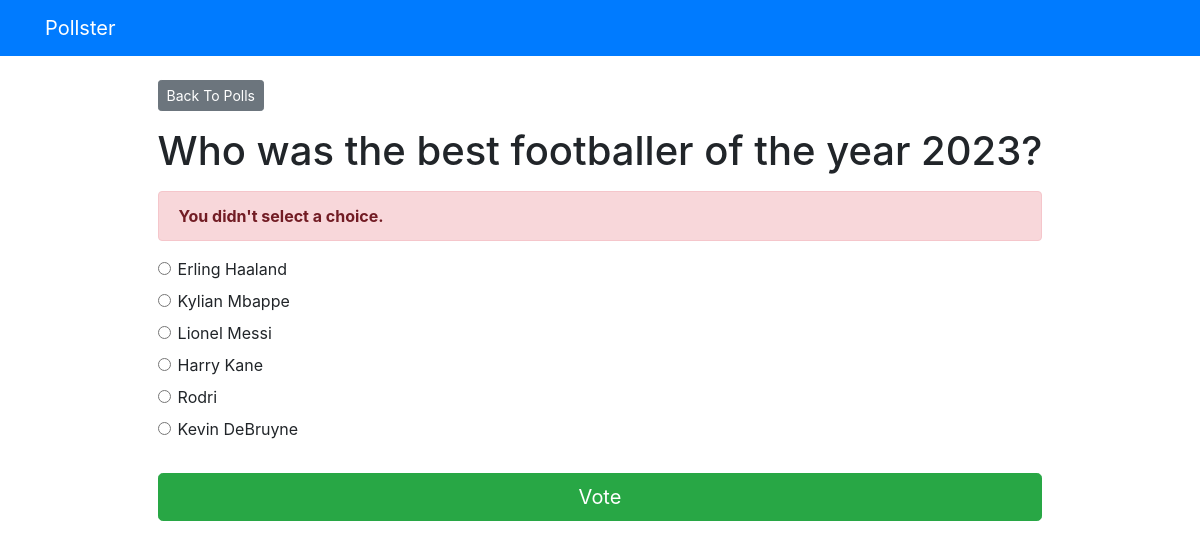
The page /polls/1/vote/ on the database its author committed.
### polls/models.py (models this page shows, shortened)
class Question(models.Model):
    question = models.CharField(max_length=200)
    published_date = models.DateTimeField('publishedDate')

class Choice(models.Model):
    question = models.ForeignKey(Question, on_delete=models.CASCADE)
    choice = models.CharField(max_length=200)
    votes = models.IntegerField(default=0)

### polls/views.py (the view)
# urls.py: path("<int:question_id>/vote/", views.vote, name="vote"),  # Voting page
def vote(request, question_id):
    question = get_object_or_404(Question, pk=question_id)
    try:
        selected_choice = question.choice_set.get(pk=request.POST["choice"])
    except (KeyError, Choice.DoesNotExist):
        return render(request, "polls/detail.html", {"question": question, "error_message": "You didn't select a choice."})
    else:
        selected_choice.votes += 1
        selected_choice.save()
        return HttpResponseRedirect(reverse("polls:results", args=(question.id,)))

### templates/polls/detail.html (shortened to what this page needs)
{% extends 'base.html' %}
{% block content %}
<a class="btn btn-secondary btn-sm mb-3" href="{% url 'polls:index' %}">Back To Polls</a>
<h1 class="text-center mb-3">{{ question.question }}</h1>
{% if error_message %}
<p class="alert alert-danger">
    <strong>{{ error_message }}</strong>
</p>
{% endif %}
<form action="{% url 'polls:vote' question.id %}" method="post">
    {% for choice in question.choice_set.all %}
    <div class="form-check">
        <input type="radio" name="choice" class="form-check-input" id="choice{{ forloop.counter }}"
            value="{{ choice.id }}" />
        <label for="choice{{ forloop.counter }}">{{ choice.choice }}</label>
    </div>
    {% endfor %}
    <input type="submit" value="Vote" class="btn btn-success btn-lg btn-block mt-4" />
</form>
{% endblock %}

### rows shown on the page
Question: question "Who was the best footballer of the year 2023?"
Choice: choice "Erling Haaland"
Choice: choice "Kylian Mbappe"
Choice: choice "Lionel Messi"
Choice: choice "Harry Kane"
Choice: choice "Rodri"
Choice: choice "Kevin DeBruyne"

### other values the page prints
{{ error_message }} "You didn't select a choice."
